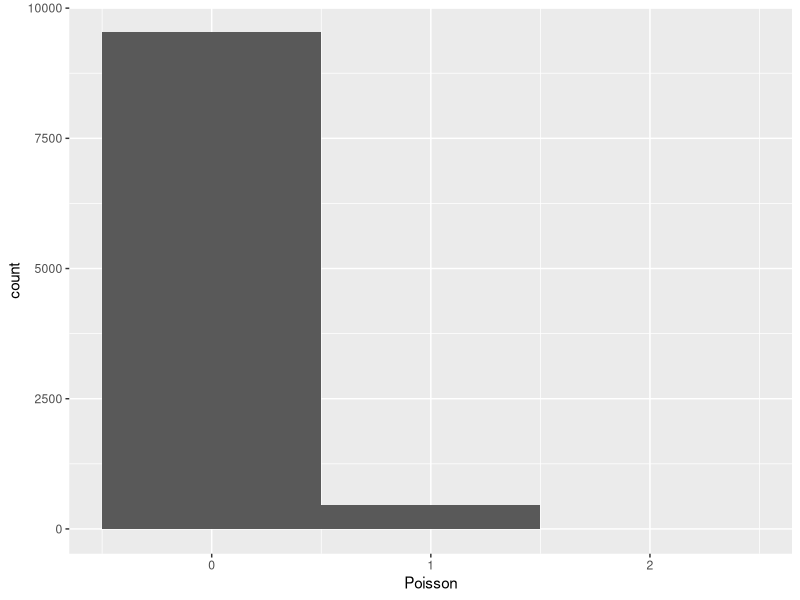
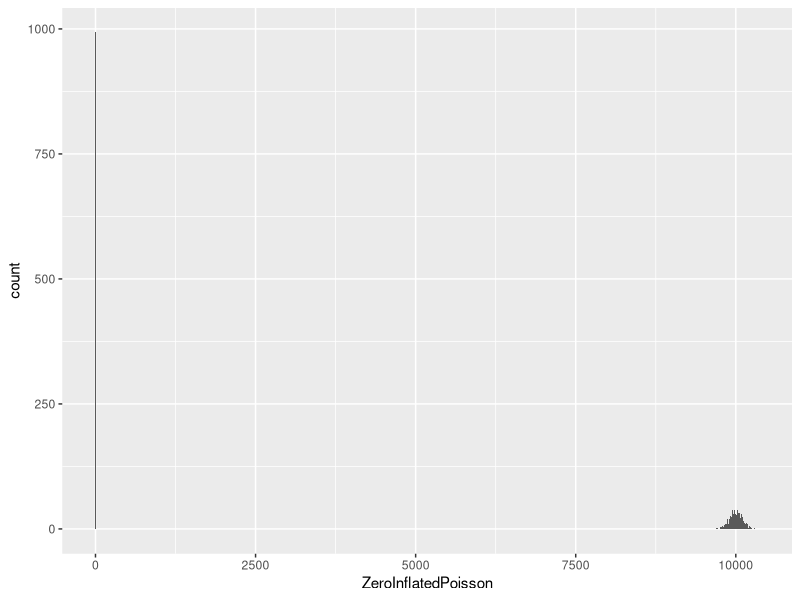
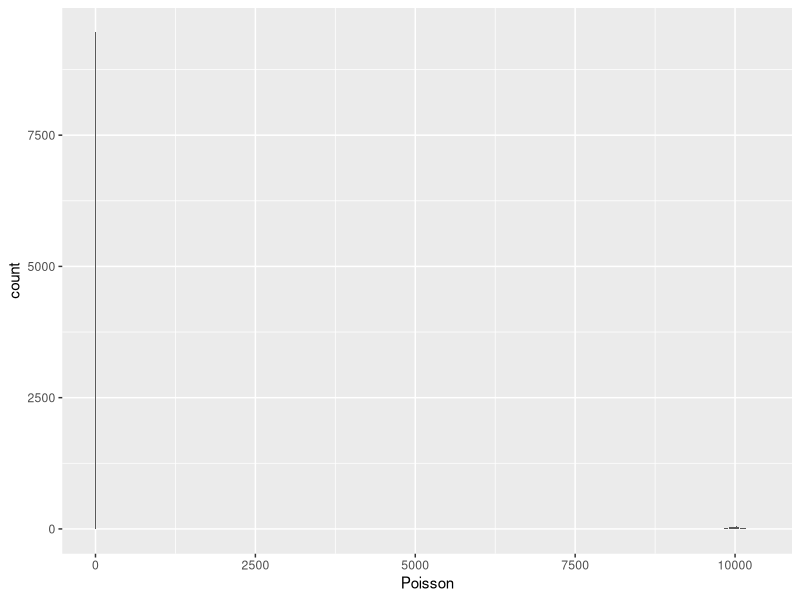
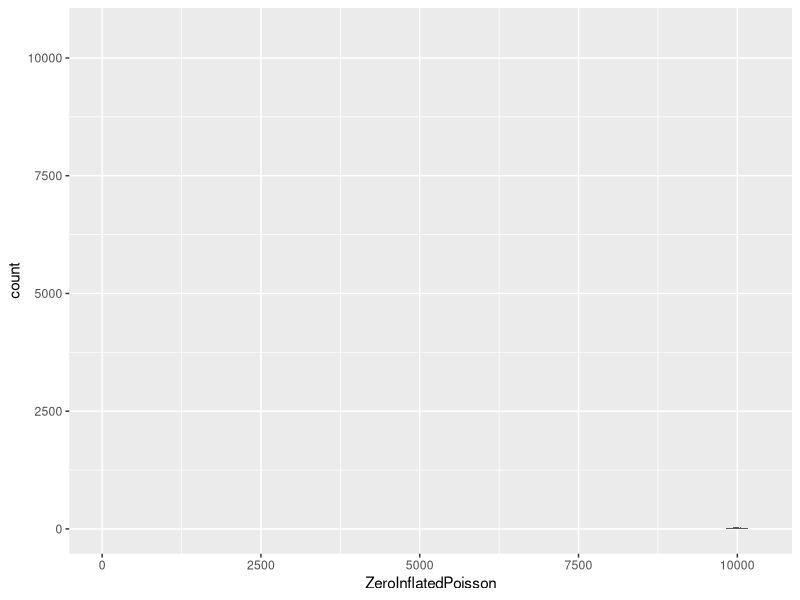
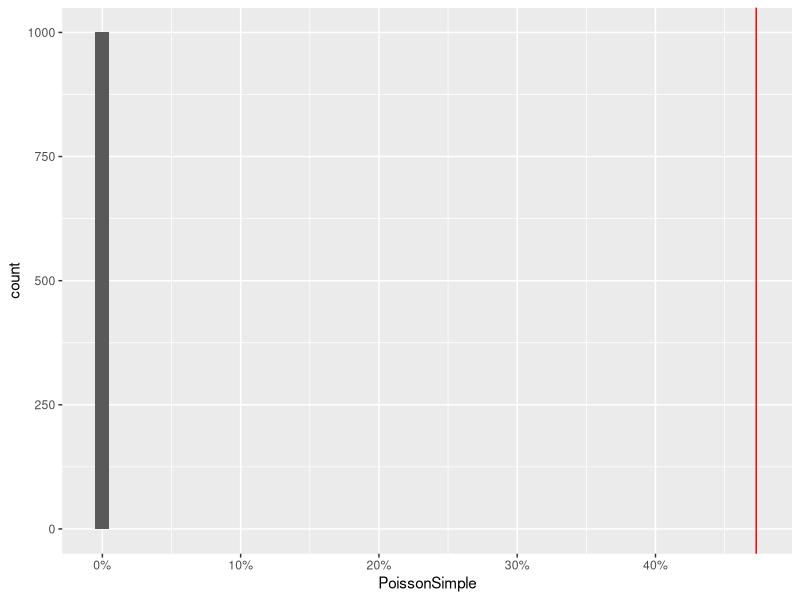
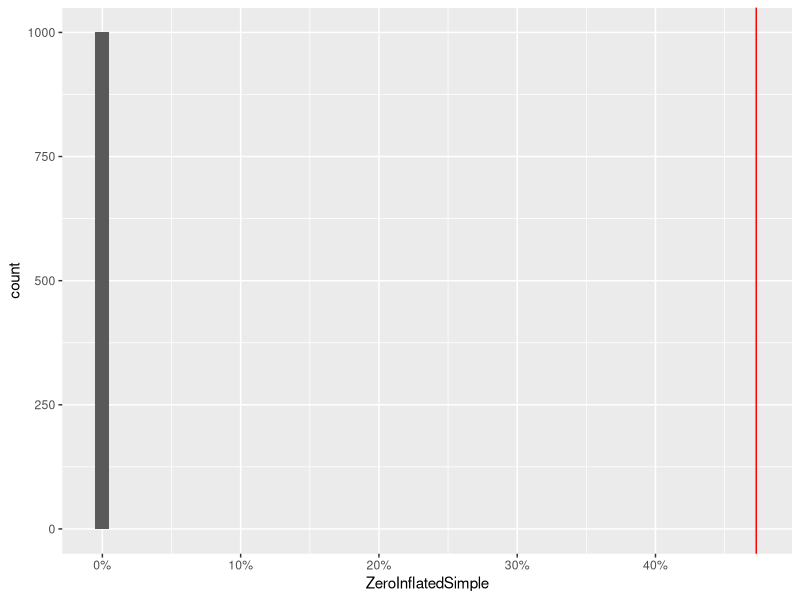
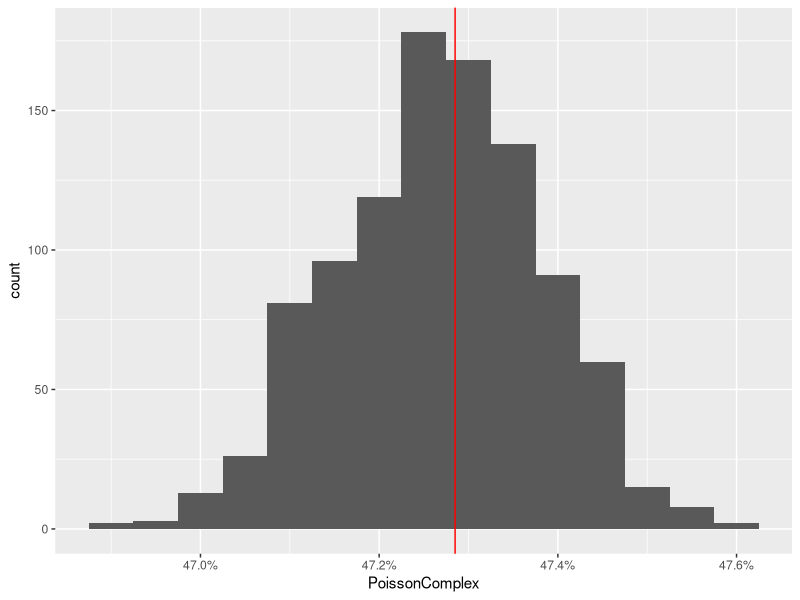
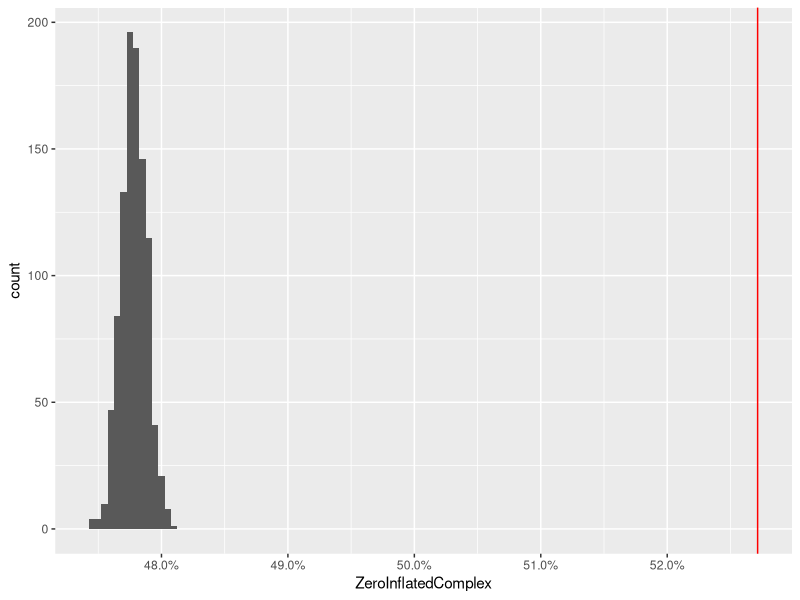

The R source for these figures, in order: (Note: this script raises an error after producing the figures.)
## ---- chunk 1
knitr::opts_chunk$set(
  echo = TRUE,
  cache = TRUE,
  autodep = TRUE
)
## ---- chunk 2
library(ggplot2)
library(scales)
library(pscl)
library(MASS)
library(tidyr)
library(lme4)
set.seed(1234)
n <- 1e4
n.sim <- 1e3
mean.poisson <- 0.05
mean.zeroinfl <- 10000
prop.zeroinfl <- 0.1
## ---- chunk 3
dataset <- data.frame(
  Poisson = rpois(n, lambda = mean.poisson)
)
ggplot(dataset, aes(x = Poisson)) + 
  geom_histogram(binwidth = 1)
table(dataset$Poisson)
## ---- chunk 4
dataset$ZeroInflatedPoisson <- rbinom(n, size = 1, prob = 1 - prop.zeroinfl) * 
  rpois(n, lambda = mean.zeroinfl)
ggplot(dataset, aes(x = ZeroInflatedPoisson)) + 
  geom_histogram(binwidth = 1)
table(dataset$ZeroInflatedPoisson == 0)
## ---- chunk 5
dataset <- expand.grid(
  Mean = c(mean.poisson, mean.zeroinfl),
  Rep = seq_len(n)
)
dataset$Poisson <- rpois(nrow(dataset), lambda = dataset$Mean)
dataset$ZeroInflatedPoisson <- rbinom(nrow(dataset), size = 1, prob = 1 - prop.zeroinfl) * 
  rpois(nrow(dataset), lambda = dataset$Mean)
ggplot(dataset, aes(x = Poisson)) + 
  geom_histogram(binwidth = 1)
ggplot(dataset, aes(x = ZeroInflatedPoisson)) + 
  geom_histogram(binwidth = 1)
## ---- chunk 6
m.pois.simple <- glm(Poisson ~ 1, data = dataset, family = poisson)
m.zero.simple <- glm(ZeroInflatedPoisson ~ 1, data = dataset, family = poisson)
summary(m.pois.simple)
summary(m.zero.simple)
## ---- chunk 7
simulated <- data.frame(
  PoissonSimple = apply(
    simulate(m.pois.simple, nsim = n.sim) == 0, 
    2, 
    mean
  ),
  ZeroInflatedSimple = apply(
    simulate(m.zero.simple, nsim = n.sim) == 0, 
    2, 
    mean
  )
)
ggplot(simulated, aes(x = PoissonSimple)) +
  geom_histogram(binwidth = 0.01) +
  geom_vline(xintercept = mean(dataset$Poisson == 0), colour = "red") +
  scale_x_continuous(label = percent)
ggplot(simulated, aes(x = ZeroInflatedSimple)) +
  geom_histogram(binwidth = 0.01) +
  geom_vline(xintercept = mean(dataset$Poisson == 0), colour = "red") +
  scale_x_continuous(label = percent)
## ---- chunk 8
m.pois.complex <- glm(Poisson ~ factor(Mean), data = dataset, family = poisson)
m.zero.complex <- glm(ZeroInflatedPoisson ~ factor(Mean), data = dataset, family = poisson)
summary(m.pois.complex)
summary(m.zero.complex)
## ---- chunk 9
simulated$PoissonComplex <- apply(
  simulate(m.pois.complex, nsim = n.sim) == 0, 
  2, 
  mean
)
simulated$ZeroInflatedComplex <- apply(
  simulate(m.zero.complex, nsim = n.sim) == 0, 
  2, 
  mean
)
ggplot(simulated, aes(x = PoissonComplex)) +
  geom_histogram(binwidth = 0.0005) +
  geom_vline(xintercept = mean(dataset$Poisson == 0), colour = "red") +
  scale_x_continuous(label = percent)
ggplot(simulated, aes(x = ZeroInflatedComplex)) +
  geom_histogram(binwidth = 0.0005) +
  geom_vline(xintercept = mean(dataset$ZeroInflatedPoisson == 0), colour = "red") +
  scale_x_continuous(label = percent)
## ---- chunk 10
m.zero.zi <- zeroinfl(
  ZeroInflatedPoisson ~ factor(Mean) | 1, 
  data = dataset, 
  dist = "poisson"
)
summary(m.zero.zi)
sim.zero.zi <- function(model){
  eta <- predict(model, type = "count")
  prob <- predict(model, type = "zero")
  new.value <- 
    rbinom(length(eta), size = 1, prob = 1 - prob) *
    rpois(length(eta), lambda = eta)
  mean(new.value == 0)
}
simulated$ZeroInflatedZI <- replicate(n.sim, sim.zero.zi(m.zero.zi))
ggplot(simulated, aes(x = ZeroInflatedZI)) +
  geom_histogram(binwidth = 0.0005) +
  geom_vline(xintercept = mean(dataset$ZeroInflatedPoisson == 0), colour = "red") +
  scale_x_continuous(label = percent)
## ---- chunk 11
m.zero.nb <- glm.nb(ZeroInflatedPoisson ~ factor(Mean), data = dataset)
summary(m.zero.nb)
dataset$ID <- seq_along(dataset$Mean)
m.zero.olre <- glmer(
  ZeroInflatedPoisson ~ factor(Mean) + (1 | ID), 
  data = dataset,
  family = poisson
)
summary(m.zero.olre)
## ---- chunk 12
simulated$ZeroInflatedNB <- apply(
  simulate(m.zero.nb, nsim = n.sim) == 0, 
  2, 
  mean
)
ggplot(simulated, aes(x = ZeroInflatedNB)) +
  geom_histogram(binwidth = 0.0005) +
  geom_vline(xintercept = mean(dataset$ZeroInflatedPoisson == 0), colour = "red") +
  scale_x_continuous(label = percent)
simulated$ZeroInflatedOLRE <- apply(
  simulate(m.zero.olre, nsim = n.sim) == 0, 
  2, 
  mean
)
ggplot(simulated, aes(x = ZeroInflatedOLRE)) +
  geom_histogram(binwidth = 0.0005) +
  geom_vline(xintercept = mean(dataset$ZeroInflatedPoisson == 0), colour = "red") +
  scale_x_continuous(label = percent)
## ---- chunk 13
mean.2 <- 5
dataset2 <- expand.grid(
  Mean = mean.2,
  Rep = seq_len(100)
)
dataset2$ZeroInflatedPoisson <- 
  rbinom(nrow(dataset2), size = 1, prob = 1 - prop.zeroinfl) * 
  rpois(nrow(dataset2), lambda = dataset2$Mean)
ggplot(dataset2, aes(x = ZeroInflatedPoisson)) + 
  geom_histogram(binwidth = 1)
m.zero2 <- glm(ZeroInflatedPoisson ~ 1, data = dataset2, family = poisson)
summary(m.zero2)
simulated$ZeroInflated2 <- apply(
  simulate(m.zero2, nsim = n.sim) == 0, 
  2, 
  mean
)
ggplot(simulated, aes(x = ZeroInflated2)) +
  geom_histogram(binwidth = 0.01) +
  geom_vline(xintercept = mean(dataset2$ZeroInflatedPoisson == 0), colour = "red") +
  scale_x_continuous(label = percent)
m.zero.nb2 <- glm.nb(ZeroInflatedPoisson ~ 1, data = dataset2)
summary(m.zero.nb2)
simulated$ZeroInflatedNB2 <- apply(
  simulate(m.zero.nb2, nsim = n.sim) == 0, 
  2, 
  mean
)
ggplot(simulated, aes(x = ZeroInflatedNB2)) +
  geom_histogram(binwidth = 0.01) +
  geom_vline(xintercept = mean(dataset2$ZeroInflatedPoisson == 0), colour = "red") +
  scale_x_continuous(label = percent)
dataset2$ID <- seq_along(dataset2$Mean)
m.zero.olre2 <- glmer(
  ZeroInflatedPoisson ~ (1 | ID), 
  data = dataset2,
  family = poisson
)
simulated$ZeroInflatedOLRE2 <- apply(
  simulate(m.zero.olre2, nsim = n.sim) == 0, 
  2, 
  mean
)
ggplot(simulated, aes(x = ZeroInflatedOLRE2)) +
  geom_histogram(binwidth = 0.01) +
  geom_vline(xintercept = mean(dataset2$ZeroInflatedPoisson == 0), colour = "red") +
  scale_x_continuous(label = percent)
m.zero.zi2 <- zeroinfl(
  ZeroInflatedPoisson ~ 1, 
  data = dataset2, 
  dist = "poisson"
)
summary(m.zero.zi2)
simulated$ZeroInflatedZI2 <- replicate(n.sim, sim.zero.zi(m.zero.zi2))
ggplot(simulated, aes(x = ZeroInflatedZI2)) +
  geom_histogram(binwidth = 0.01) +
  geom_vline(xintercept = mean(dataset2$ZeroInflatedPoisson == 0), colour = "red") +
  scale_x_continuous(label = percent)
## ---- chunk 14
distribution <- data.frame(
  Count = 0:20
)
distribution$Truth <- dpois(
  distribution$Count, 
  lambda = mean.2
) + ifelse(
  distribution$Count == 0,
  prop.zeroinfl,
  0
)
distribution$Poisson <- dpois(
  distribution$Count, 
  lambda = exp(coef(m.zero2))
)
distribution$ZIPoisson <- dpois(
  distribution$Count, 
  lambda = exp(coef(m.zero.zi2)[1])
) + ifelse(
  distribution$Count == 0,
  plogis(coef(m.zero.zi2)[2]),
  0
)

se <- sqrt(VarCorr(m.zero.olre2)$ID)
z <- seq(qnorm(.001, sd = se), qnorm(.999, sd = se), length = 101)
dz <- dnorm(z, sd = se)
dz <- dz / sum(dz)
delta <- outer(
  distribution$Count,
  exp(z + fixef(m.zero.olre2)),
  FUN = dpois
)
distribution$OLRE <- delta %*% dz

distribution$NegBin <- dnbinom(
  distribution$Count, 
  size = m.zero.nb2$theta,
  mu = exp(coef(m.zero.nb2))
)
long <- gather(distribution, key = "Model", value = "Density", -Count)
long$Truth <- long$Model == "Truth"
ggplot(long, aes(x = Count, y = Density, colour = Model, linetype = Truth)) + 
  geom_line()
